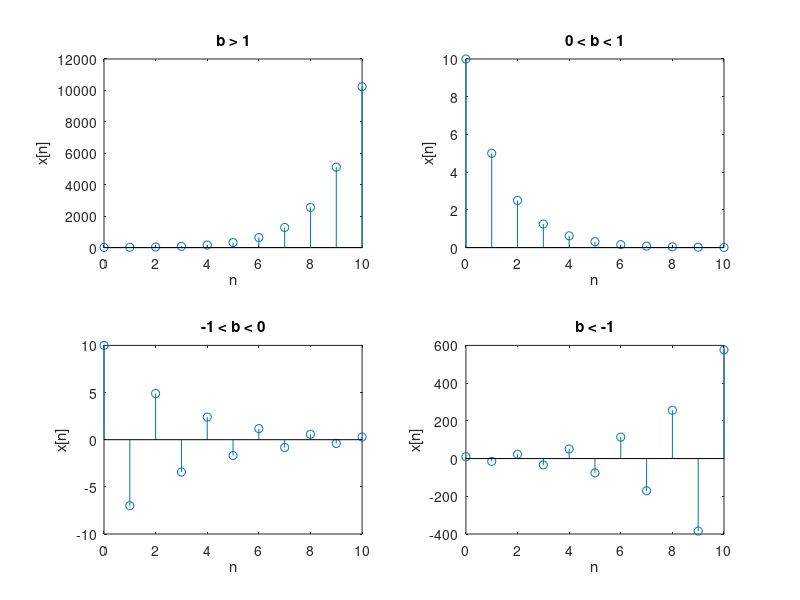

Write MATLAB code to recreate this figure.
n=[0:10];

b=2
x1=10.*(b.^n);
subplot(2,2,1);
stem(n,x1);xlabel('n');ylabel('x[n]');title('b > 1');

b=0.5;
x2=10*(b.^n);
subplot(2,2,2);
stem(n,x2);xlabel('n');ylabel('x[n]');title('0 < b < 1');

b=-0.7;
x3=10*(b.^n);
subplot(2,2,3);
stem(n,x3);xlabel('n');ylabel('x[n]');title('-1 < b < 0');

b=-1.5;
x4=10*(b.^n);
subplot(2,2,4);
stem(n,x4);xlabel('n');ylabel('x[n]');title('b < -1');